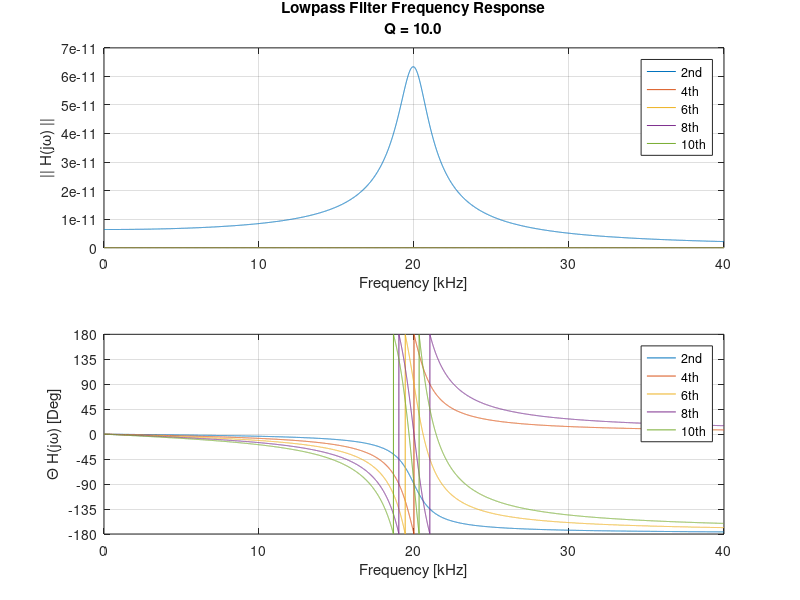
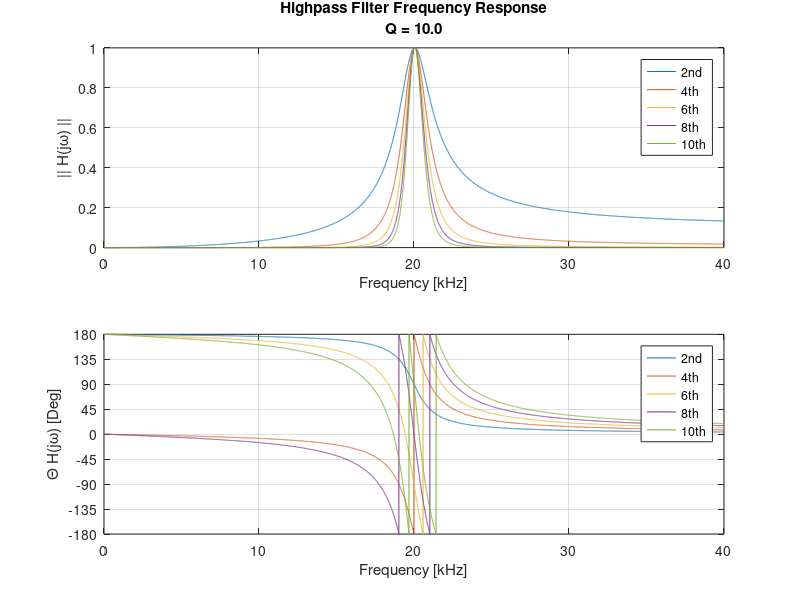
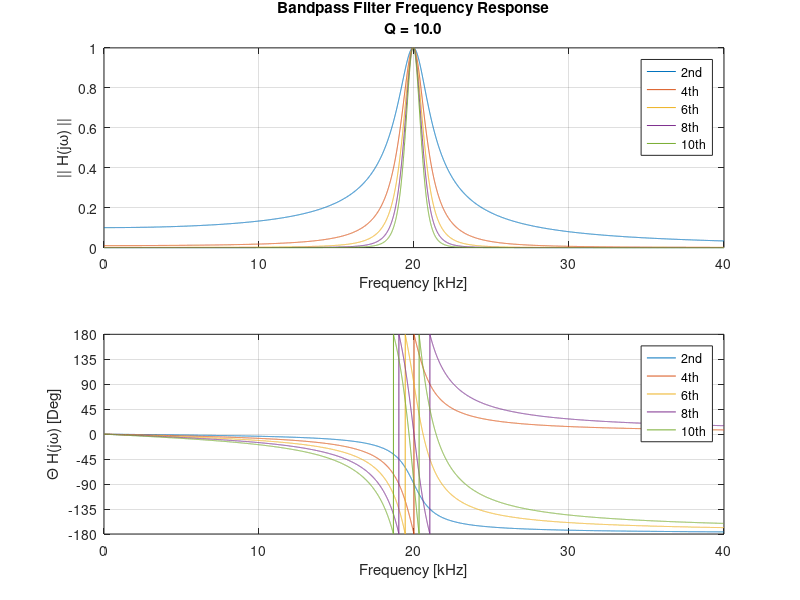

The MATLAB source for these figures, in order:
% Author: Joshua Simmons
%
% Date: October 22, 2015
%
% Desciption: Plots the frequency response of even N-th order
%               bandpass filters.

clear all;
close all;
clc;

%%%%%%%%%%%%%%%%%%%%%%%%%%%%%%%%%%%%%%%%%%%%%%%%%
%%%%%%%%%%%%%%%%%% USER INPUT %%%%%%%%%%%%%%%%%%%
%%%%%%%%%%%%%%%%%%%%%%%%%%%%%%%%%%%%%%%%%%%%%%%%%

fMid  = 20E+3;% Mid frequency
Q = 10;% Quality factor

%%%%%%%%%%%%%%%%%%%%%%%%%%%%%%%%%%%%%%%%%%%%%%%%%
%%%%%%%%% CALCULATING TRANSFER FUNCTION %%%%%%%%%
%%%%%%%%%%%%%%%%%%%%%%%%%%%%%%%%%%%%%%%%%%%%%%%%%

f = linspace(1,2*fMid,1E+4);
s = 1i*2*pi*f;

omega = 2*pi*fMid;

zeta = 1/(2*Q);

% Prototypical 2nd Order LPF Transfer Function
H_LPF2 = (1/Q) ./ (s.^2+2*zeta*omega.*s+omega^2);

% Prototypical 2nd Order HPF Transfer Function
H_HPF2 = (1/Q) * (s.^2) ./ (s.^2+2*zeta*omega.*s+omega^2);

% Prototypical 2nd Order BPF Transfer Function
H_BPF2 = (1/Q) * (omega^2) ./ (s.^2+2*zeta*omega.*s+omega^2);

%%%%%%%%%%%%%%%%%%%%%%%%%%%%%%%%%%%%%%%%%%%%%%%%%
%%%%%%%%%%% PLOTTING TRANSFER FUNCTION %%%%%%%%%%
%%%%%%%%%%%%%%%%%%%%%%%%%%%%%%%%%%%%%%%%%%%%%%%%%

% Plotting Low Pass Filters
figure(1);
    subplot(2,1,1);
        plot(0.001*f,abs(H_LPF2));% 2nd Order
        hold on;
        grid on;
        plot(0.001*f,abs(H_LPF2.^2));%  4th Order
        plot(0.001*f,abs(H_LPF2.^3));%  6th Order
        plot(0.001*f,abs(H_LPF2.^4));%  8th Order
        plot(0.001*f,abs(H_LPF2.^5));% 10th Order
        %ylim([0,1]);
        xlabel('Frequency [kHz]');
        ylabel('|| H(j\omega) ||');
        legend({'2nd','4th','6th','8th','10th'});
        titleString = sprintf('Lowpass Filter Frequency Response\nQ = %3.1f', Q);
        title(titleString);
        hold off;
	subplot(2,1,2);
        plot(0.001*f,(180/pi)*angle(H_LPF2));% 2nd Order
        hold on;
        plot(0.001*f,(180/pi)*angle(H_LPF2.^2));%  4th Order
        plot(0.001*f,(180/pi)*angle(H_LPF2.^3));%  6th Order
        plot(0.001*f,(180/pi)*angle(H_LPF2.^4));%  8th Order
        plot(0.001*f,(180/pi)*angle(H_LPF2.^5));% 10th Order
        ylim([-180,180]);
        set(gca,'YTick',[-180,-135,-90,-45,0,45,90,135,180])
        set(gca,'YTickLabel',[-180,-135,-90,-45,0,45,90,135,180])
        grid on;
        xlabel('Frequency [kHz]');
        ylabel('\Theta H(j\omega) [Deg]');
        legend({'2nd','4th','6th','8th','10th'});
        hold off;

% Plotting High Pass Filters
figure(2);
    subplot(2,1,1);
        plot(0.001*f,abs(H_HPF2));% 2nd Order
        hold on;
        grid on;
        plot(0.001*f,abs(H_HPF2.^2));%  4th Order
        plot(0.001*f,abs(H_HPF2.^3));%  6th Order
        plot(0.001*f,abs(H_HPF2.^4));%  8th Order
        plot(0.001*f,abs(H_HPF2.^5));% 10th Order
        ylim([0,1]);
        xlabel('Frequency [kHz]');
        ylabel('|| H(j\omega) ||');
        legend({'2nd','4th','6th','8th','10th'});
        titleString = sprintf('Highpass Filter Frequency Response\nQ = %3.1f', Q);
        title(titleString);
        hold off;
	subplot(2,1,2);
        plot(0.001*f,(180/pi)*angle(H_HPF2));% 2nd Order
        hold on;
        plot(0.001*f,(180/pi)*angle(H_HPF2.^2));%  4th Order
        plot(0.001*f,(180/pi)*angle(H_HPF2.^3));%  6th Order
        plot(0.001*f,(180/pi)*angle(H_HPF2.^4));%  8th Order
        plot(0.001*f,(180/pi)*angle(H_HPF2.^5));% 10th Order
        ylim([-180,180]);
        set(gca,'YTick',[-180,-135,-90,-45,0,45,90,135,180])
        set(gca,'YTickLabel',[-180,-135,-90,-45,0,45,90,135,180])
        grid on;
        xlabel('Frequency [kHz]');
        ylabel('\Theta H(j\omega) [Deg]');
        legend({'2nd','4th','6th','8th','10th'});
        hold off;

% Plotting Band Pass Filters
figure(3);
    subplot(2,1,1);
        plot(0.001*f,abs(H_BPF2));% 2nd Order
        hold on;
        grid on;
        plot(0.001*f,abs(H_BPF2.^2));%  4th Order
        plot(0.001*f,abs(H_BPF2.^3));%  6th Order
        plot(0.001*f,abs(H_BPF2.^4));%  8th Order
        plot(0.001*f,abs(H_BPF2.^5));% 10th Order
        ylim([0,1]);
        xlabel('Frequency [kHz]');
        ylabel('|| H(j\omega) ||');
        legend({'2nd','4th','6th','8th','10th'});
        titleString = sprintf('Bandpass Filter Frequency Response\nQ = %3.1f', Q);
        title(titleString);
        hold off;
	subplot(2,1,2);
        plot(0.001*f,(180/pi)*angle(H_BPF2));% 2nd Order
        hold on;
        plot(0.001*f,(180/pi)*angle(H_BPF2.^2));%  4th Order
        plot(0.001*f,(180/pi)*angle(H_BPF2.^3));%  6th Order
        plot(0.001*f,(180/pi)*angle(H_BPF2.^4));%  8th Order
        plot(0.001*f,(180/pi)*angle(H_BPF2.^5));% 10th Order
        ylim([-180,180]);
        set(gca,'YTick',[-180,-135,-90,-45,0,45,90,135,180])
        set(gca,'YTickLabel',[-180,-135,-90,-45,0,45,90,135,180])
        grid on;
        xlabel('Frequency [kHz]');
        ylabel('\Theta H(j\omega) [Deg]');
        legend({'2nd','4th','6th','8th','10th'});
        hold off;
        